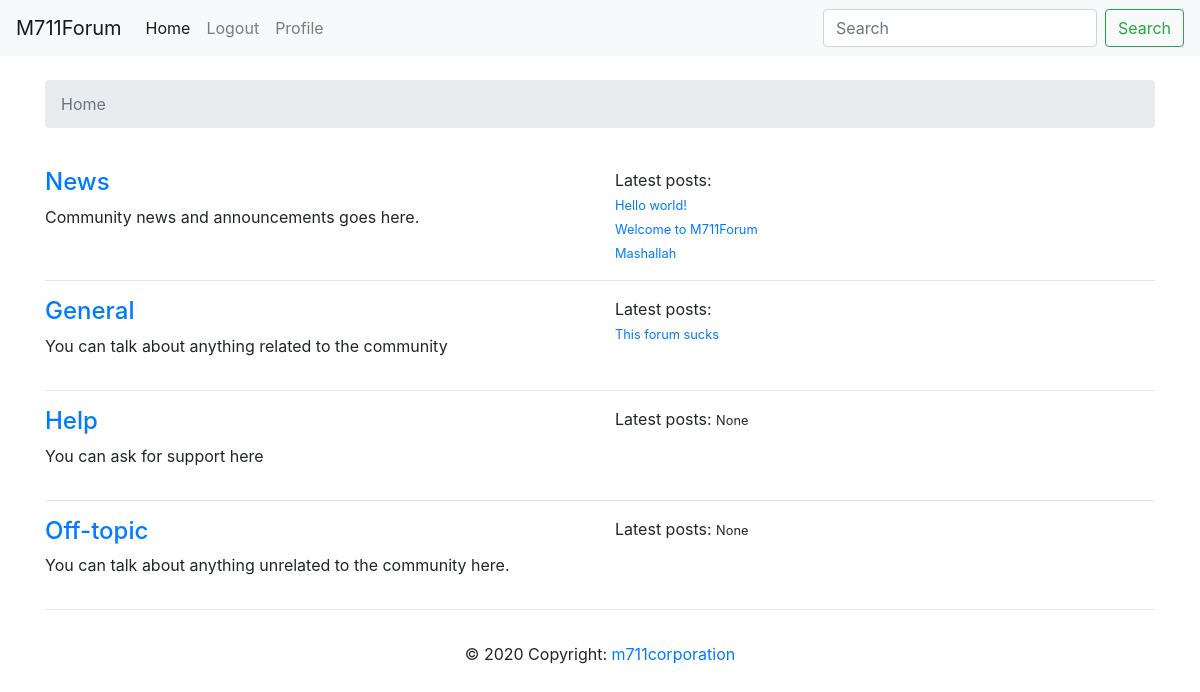
The app's page / (signed in) with its own data.
### board/models.py (models this page shows, shortened)
class board(models.Model):
	title = models.CharField(max_length=120)
	description = models.TextField()
	slug = models.SlugField()

class post(models.Model):
	title = models.CharField(max_length=236)
	content = models.TextField()
	post_board = models.ForeignKey(board, on_delete=models.CASCADE)
	author = models.ForeignKey(User, on_delete=models.CASCADE)
	release_date = models.DateTimeField(auto_now_add=True)
	views = models.IntegerField(default=0)
	last_activity = models.DateTimeField(auto_now_add=True)

### board/views.py (the view)
# urls.py: path('', views.home, name='forum-home'),
def home(request):
	context = { 'boards': board.objects.all(), 'title': 'Home page' }
	[setattr(b, 'latest_posts', post.objects.all().filter(post_board=b).order_by('last_activity')[:3]) for b in context['boards']]
	return render(request, "board/home.html", context)

### board/templates/board/home.html
{% extends "board/base.html" %}
{% block content %}
<div class="container">
<br><nav aria-label="breadcrumb">
  <ol class="breadcrumb">
    <li class="breadcrumb-item active" aria-current="page">Home</li>
  </ol>
</nav><br>
{% for board in boards %}
<div class='row'>
	<div class='col-sm'>
		<h4><a href="{% url 'forumdisplay' board.slug %}">{{board.title}}</a></h4>
		<p>{{board.description}}</p>
	</div>
	<div class='col-sm'>
		Latest posts:
		{% if board.latest_posts %}
			{% for post in board.latest_posts %}
				<br><small><a href='{% url "postdisplay" board.slug post.pk %}'>{{post.title}}</a></small>
			{% endfor %}
		{% else %}
			<small>None</small>
		{% endif %}
	</div>
</div>
<hr>
{% endfor %}
</div>
{% endblock content %}

### records on screen
board: title "News", description "Community news and announcements goes here."
post: title "Hello world!"
post: title "Welcome to M711Forum"
post: title "Mashallah"
board: title "General", description "You can talk about anything related to the community"
post: title "This forum sucks"
board: title "Help", description "You can ask for support here", shows "None"
board: title "Off-topic", description "You can talk about anything unrelated to the community here.", shows "None"
